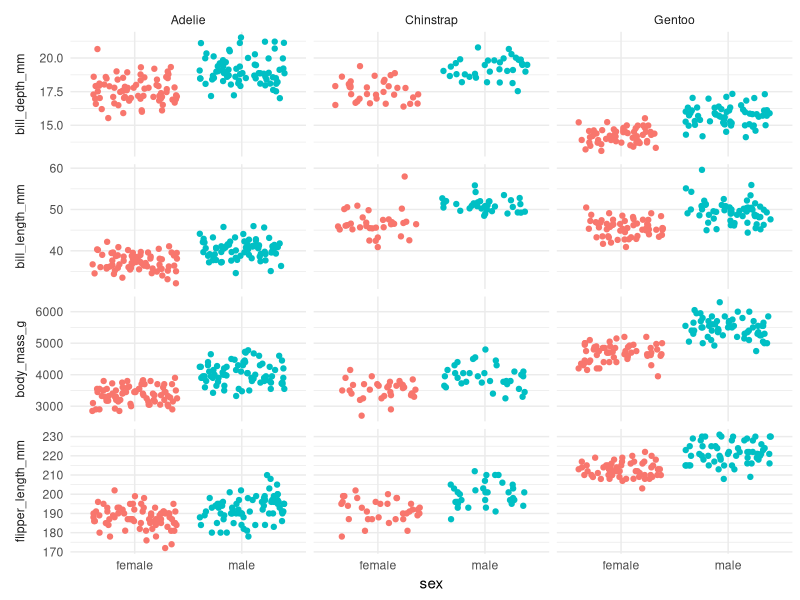
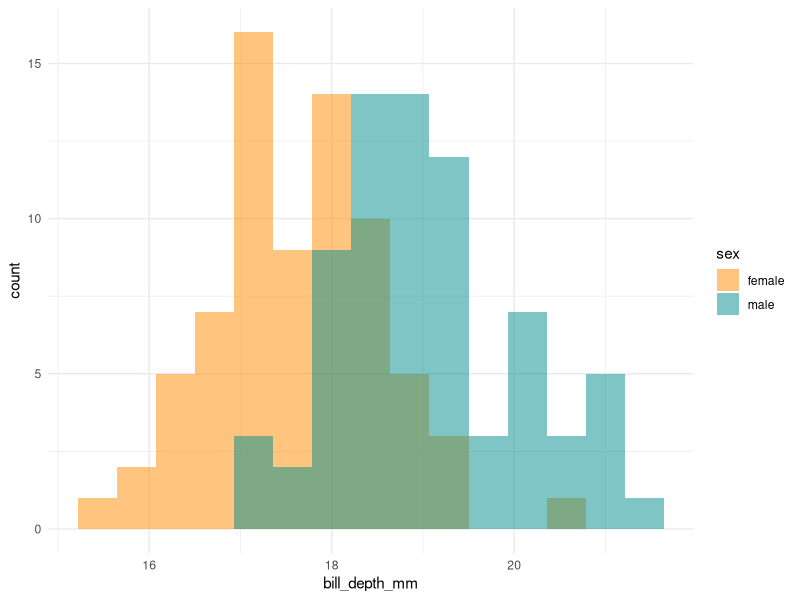
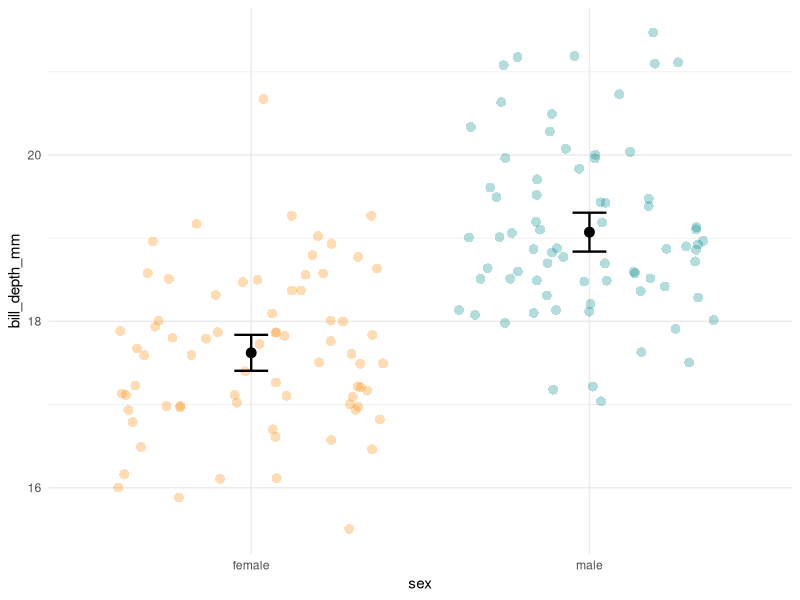

These figures' R source, in order:
## ---- chunk 1
# install.packages("palmerpenguins")
## ---- chunk 2
library(tidyverse)
library(palmerpenguins)
## ---- chunk 3
data("penguins")
## ---- chunk 4
head(penguins)
## ---- chunk 5
str(penguins)
## ---- chunk 6
penguins %>% 
  select(
    species,
    sex,
    bill_length_mm, 
    bill_depth_mm, 
    flipper_length_mm, 
    body_mass_g
  ) %>% 
  pivot_longer(
    col = where(is.numeric),
    names_to = "variable", 
    values_to = "value"
  ) %>% 
  filter(complete.cases(.)) %>% 
  ggplot(mapping = aes(x = sex, y = value)) +
  geom_jitter(aes(color = sex)) +
  facet_grid(variable ~ species, scales = "free_y", switch = "y") +
  labs(y = NULL) +
  guides(color = "none") +
  theme_minimal() +
  theme(strip.placement = "outside")
## ---- chunk 7
adelie_bill_depth <-
  penguins %>% 
  filter(species == "Adelie") %>% 
  select(sex, bill_depth_mm) %>% 
  filter(complete.cases(.)) %>% 
  print()
## ---- chunk 8
adelie_bill_depth %>% 
  ggplot(aes(x = bill_depth_mm)) +
  geom_histogram(
    aes(fill = sex), 
    bins = 15, 
    alpha = 0.5, 
    position = "identity"
  ) +
  scale_fill_manual(values = c("darkorange","cyan4")) +
  theme_minimal()
## ---- chunk 9
adelie_bill_depth_summary <-
  adelie_bill_depth %>% 
  group_by(sex) %>% 
  summarize(
    n = n(),
    mean = mean(bill_depth_mm),
    sd = sd(bill_depth_mm),
    sem = sd/sqrt(n),
    upper = mean + 1.96 * sem,
    lower = mean - 1.96 * sem
  ) %>% 
  print()
## ---- chunk 10
adelie_bill_depth %>% 
  ggplot(aes(x = sex, y = bill_depth_mm)) +
  geom_jitter(aes(color = sex), 
              shape = 16, size = 3, 
              alpha = 0.3, width = 0.4) +
  geom_errorbar(aes(y = mean, ymax = upper, ymin = lower), 
                data = adelie_bill_depth_summary, 
                width = .1, size = .8) +
  geom_point(aes(y = mean), 
             data = adelie_bill_depth_summary, 
             size = 3) +
  scale_color_manual(values = c("darkorange","cyan4")) +
  theme_minimal() +
  guides(color = "none")
## ---- chunk 11
t.test(formula = bill_depth_mm ~ sex, data = adelie_bill_depth)
